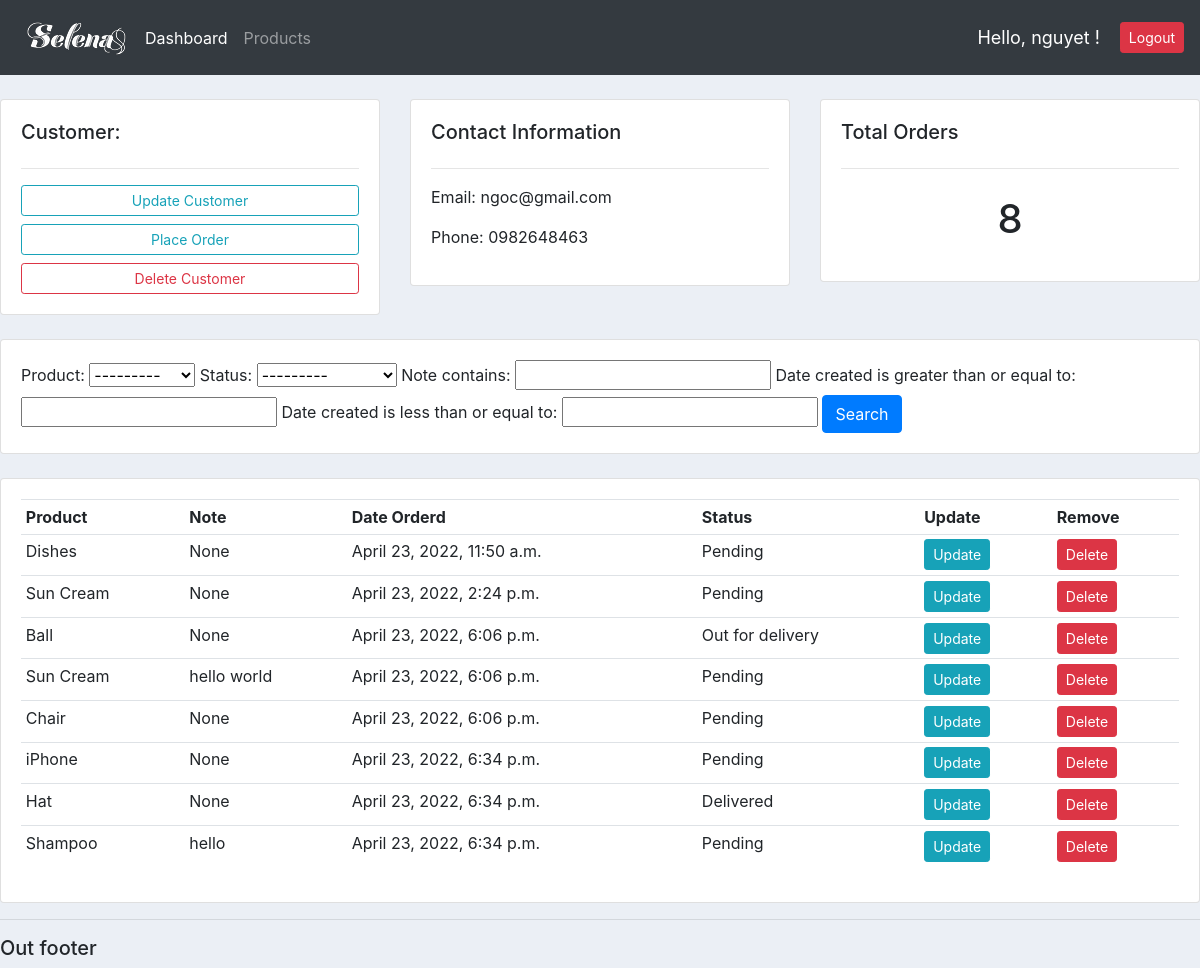
The app's page /customer/1/ (signed in) with its own data.
### accounts/models.py (models this page shows, shortened)
class Customer(models.Model):
    name = models.CharField(max_length=200, null=True)
    phone = models.CharField(max_length=200, null=True)
    email = models.CharField(max_length=200, null=True)
    date_created = models.DateTimeField(auto_now_add=True)

class Order(models.Model):
    STATUS = (
            ('Pending', 'Pending'),
            ('Out for delivery', 'Out for delivery'),
            ('Delivered', 'Delivered'),
    )
    customer = models.ForeignKey(Customer, null=True, on_delete=models.SET_NULL)
    product = models.ForeignKey(Product, null=True, on_delete=models.SET_NULL)
    date_created = models.DateTimeField(auto_now_add=True)
    status = models.CharField(max_length=200, null=True, choices=STATUS)
    note = models.CharField(max_length=200, null=True)

class Product(models.Model):
    CATEGORY = (
                ('Indoor', 'Indoor'),
                ('Out Door', 'Out Door'),
    )
    name = models.CharField(max_length=200, null=True)
    price = models.FloatField(null=True)
    category = models.CharField(max_length=200, null=True, choices=CATEGORY)
    description = models.CharField(max_length=200, null=True, blank=True)
    date_created = models.DateTimeField(auto_now_add=True)
    tag = models.ManyToManyField(Tag)
    def __str__(self):
        return self.name

### accounts/decorators.py (the view)
        def wrapper_func(request, *args, **kwargs):
            group = None
            if request.user.groups.exists():
                group = request.user.groups.all()[0].name
            if group in allowed_roles:
                return view_func(request, *args, **kwargs)
            else:
                return HttpResponse('You are not authorized to view this page.')

### accounts/views.py (called while the page is built)
@login_required(login_url='login')
@allowed_users(allowed_roles=['admin'])
def customer(request, pk_test):
    customer = Customer.objects.get(id=pk_test)
    orders = customer.order_set.all()
    total_order = orders.count()
    myFilter = OrderFilter(request.GET, queryset=orders)
    orders = myFilter.qs
    context = {'customer':customer, 'orders':orders, 'total_order':total_order, 'myFilter':myFilter}
    return render(request, 'accounts/customer.html', context)

### accounts/templates/accounts/customer.html
{% extends 'accounts/main.html' %}
{% block content %}
<br>
<div class="row">
	<div class="col-md">
		<div class="card card-body">
			<h5>Customer:</h5>
			<hr>
			<a class="btn btn-outline-info  btn-sm btn-block" href="">Update Customer</a>
			<a class="btn btn-outline-info  btn-sm btn-block" href="{% url 'create_order' customer.id %}">Place Order</a>
			<a class="btn btn-outline-danger  btn-sm btn-block" href="">Delete Customer</a>
		</div>
	</div>
	<div class="col-md">
		<div class="card card-body">
			<h5>Contact Information</h5>
			<hr>
			<p>Email: {{customer.email}}</p>
			<p>Phone: {{customer.phone}}</p>
		</div>
	</div>
	<div class="col-md">
		<div class="card card-body">
			<h5>Total Orders</h5>
			<hr>
			<h1 style="text-align: center;padding: 10px">{{total_order}}</h1>
		</div>
	</div>
</div>
<br>
<div class="row">
	<div class="col">
		<div class="card card-body">
			<form method="get">
				{{myFilter.form}}
		    <button class="btn btn-primary" type="submit">Search</button>
		  </form>
		</div>
	</div>
</div>
<br>
<div class="row">
	<div class="col-md">
		<div class="card card-body">
			<table class="table table-sm">
				<tr>
					<th>Product</th>
					<th>Note</th>
					<th>Date Orderd</th>
					<th>Status</th>
					<th>Update</th>
					<th>Remove</th>
				</tr>
				{% for order in orders %}
					<tr>
						<td>{{order.product}}</td>
						<td>{{order.note}}</td>
						<td>{{order.date_created}}</td>
						<td>{{order.status}}</td>
						<td><a class="btn btn-sm btn-info" href="{% url 'update_order' order.id %}">Update</a></td>
						<td><a class="btn btn-sm btn-danger" href="{% url 'delete_order' order.id %}">Delete</a></td>
					</tr>
				{% endfor %}
			</table>
		</div>
	</div>
</div>
{% endblock %}

### accounts/templates/accounts/navbar.html (shortened to what this page needs)
{% load static %}
<nav class="navbar navbar-expand-lg navbar-dark bg-dark">
    <img src="{% static 'images/logo.png' %}" alt="">
    <div class="collapse navbar-collapse" id="navbarNav">
      <ul class="navbar-nav">
        {% if request.user.is_staff %}
        <li class="nav-item active">
          <a class="nav-link" href="{% url 'home' %}">Dashboard</a>
        </li>
        <li class="nav-item">
          <a class="nav-link" href="{% url 'products' %}">Products</a>
        </li>
        {% endif %}
      </ul>
    </div>
    <span class="hello-msg">Hello, {{request.user}} ! </span>
    <a class="btn btn-sm btn-danger" href="{% url 'logout' %}">Logout</a>
  </nav>

### static/css/main.css (style rules this page uses)
body { background-color: #ebeff5; }

### accounts/templates/accounts/navbar.html (style rules this page uses)
.hello-msg { font-size: 18px; color: #fff; margin-right: 20px; }

### records on screen
Customer: email "ngoc@gmail.com", phone "0982648463"
Order: product "Dishes", note "None", date_created "April 23, 2022, 11:50 a.m.", status "Pending"
Order: product "Sun Cream", note "None", date_created "April 23, 2022, 2:24 p.m.", status "Pending"
Order: product "Ball", note "None", date_created "April 23, 2022, 6:06 p.m.", status "Out for delivery"
Order: product "Sun Cream", note "hello world", date_created "April 23, 2022, 6:06 p.m.", status "Pending"
Order: product "Chair", note "None", date_created "April 23, 2022, 6:06 p.m.", status "Pending"
Order: product "iPhone", note "None", date_created "April 23, 2022, 6:34 p.m.", status "Pending"
Order: product "Hat", note "None", date_created "April 23, 2022, 6:34 p.m.", status "Delivered"
Order: product "Shampoo", note "hello", date_created "April 23, 2022, 6:34 p.m.", status "Pending"

### other values on screen
{{ request.user }} "nguyet"
{{ total_order }} "8"
